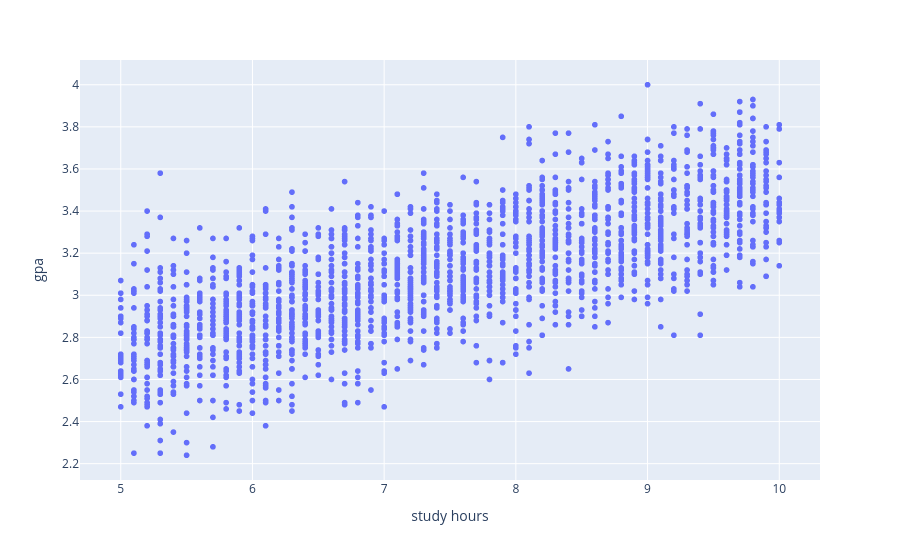

Notebook code cell kept with this figure:
### Markdown cell above
### Now we can examine correlation between variables

### Code cell
fig = px.scatter(df, x='study hours', y='gpa')
fig.show()

### Figure 1 — Plotly figure (JSON) as saved in the notebook; plotly's stock layout.template omitted (floating-point values rounded to 4 significant figures; data arrays with more than 128 entries replaced by an {"elided": "..."} marker saying what was removed)
{"data": [{"hovertemplate": "study hours=%{x}<br>gpa=%{y}<extra></extra>", "legendgroup": "", "marker": {"color": "#636efa", "symbol": "circle"}, "mode": "markers", "name": "", "showlegend": false, "type": "scattergl", "x": {"elided": "2000 float values"}, "xaxis": "x", "y": {"elided": "2000 float values"}, "yaxis": "y"}], "layout": {"legend": {"tracegroupgap": 0}, "margin": {"t": 60}, "xaxis": {"anchor": "y", "domain": [0, 1], "title": {"text": "study hours"}}, "yaxis": {"anchor": "x", "domain": [0, 1], "title": {"text": "gpa"}}}}
